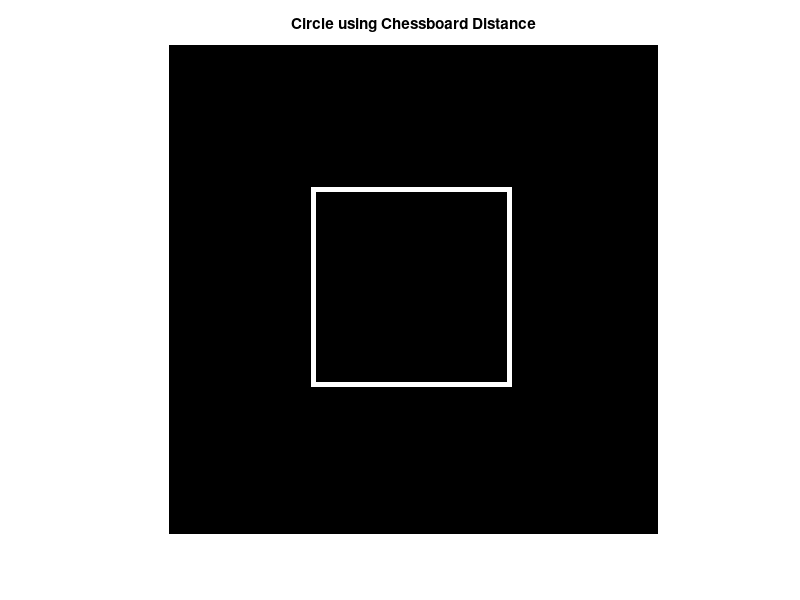

Here is the MATLAB script that generated this plot:
% Initialize a 100x100 binary image
A = zeros(100, 100);

% Define the circle's center and radius
x_c = 50; % x-coordinate of the center
y_c = 50; % y-coordinate of the center
r = 20;   % Radius of the circle

% Loop through each pixel in the image
for x = 1:size(A, 1)
    for y = 1:size(A, 2)
        % Compute the chessboard distance from the center
        D_chessboard = max(abs(x - x_c), abs(y - y_c));
        
        % Check if the distance equals the radius
        if D_chessboard == r
            A(x, y) = 1; % Set pixel to 1 (white)
        end
    end
end

% Display the resulting image
imshow(A, 'InitialMagnification', 'fit');
title('Circle using Chessboard Distance');

